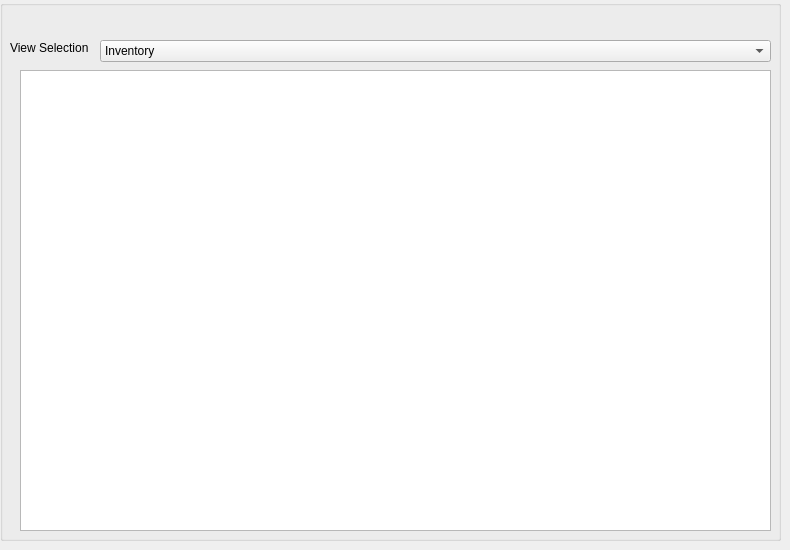
    <widget class="QWidget" name="viewWidget">
     <attribute name="title">
      <string>View</string>
     </attribute>
     <widget class="QGroupBox" name="viewGroupBox">
      <property name="geometry">
       <rect>
        <x>0</x>
        <y>0</y>
        <width>781</width>
        <height>541</height>
       </rect>
      </property>
      <property name="title">
       <string/>
      </property>
      <widget class="QComboBox" name="viewSelectionComboBoxViewTab">
       <property name="geometry">
        <rect>
         <x>100</x>
         <y>40</y>
         <width>671</width>
         <height>22</height>
        </rect>
       </property>
       <item>
        <property name="text">
         <string>Inventory</string>
        </property>
       </item>
       <item>
        <property name="text">
         <string>Out Of Stock</string>
        </property>
       </item>
       <item>
        <property name="text">
         <string>Vendors</string>
        </property>
       </item>
       <item>
        <property name="text">
         <string>Customers</string>
        </property>
       </item>
      </widget>
      <widget class="QLabel" name="label_33">
       <property name="geometry">
        <rect>
         <x>10</x>
         <y>40</y>
         <width>81</width>
         <height>16</height>
        </rect>
       </property>
       <property name="text">
        <string>View Selection</string>
       </property>
      </widget>
      <widget class="QTableWidget" name="viewTableWidgetViewTab">
       <property name="geometry">
        <rect>
         <x>20</x>
         <y>70</y>
         <width>751</width>
         <height>461</height>
        </rect>
       </property>
      </widget>
     </widget>
    </widget>
